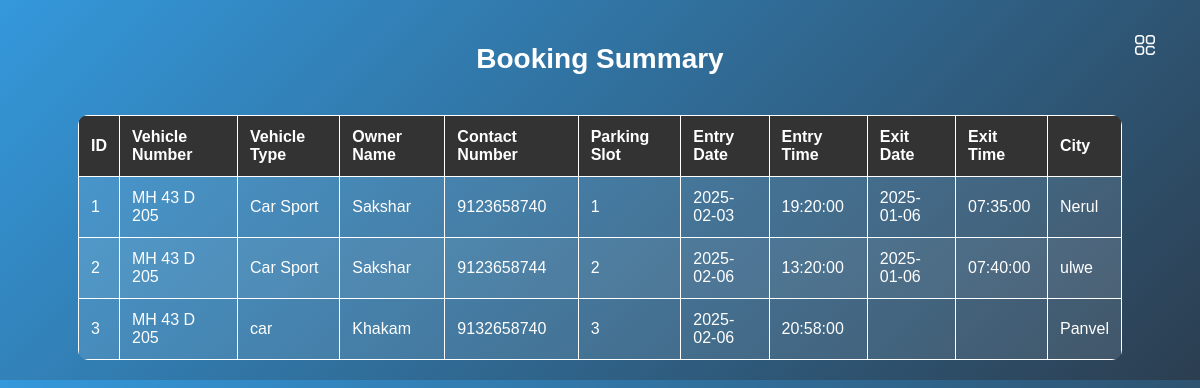
Screenshot of /show1.php with the database file from the repository.
### tables this page shows
CREATE TABLE `slot` (
  `ID` int(11) NOT NULL,
  `VehicleNumber` varchar(20) NOT NULL,
  `VehicleType` varchar(50) NOT NULL,
  `OwnerName` varchar(100) NOT NULL,
  `ContactNumber` varchar(15) NOT NULL,
  `ParkingSlot` int(11) NOT NULL,
  `EntryDate` date NOT NULL,
  `EntryTime` time NOT NULL,
  `ExitDate` date DEFAULT NULL,
  `ExitTime` time DEFAULT NULL,
  `City` varchar(100) NOT NULL
);

### show1.php (the view, shortened to what this page needs)
<?php
$conn = new mysqli('localhost', 'root', '', 'mini-project');
$query = "SELECT * FROM slot";
$result = $conn->query($query);
?>
<!DOCTYPE html>
<html lang="en">
<head>
</head>
<body>
<h2>Booking Summary</h2>
        <div id="menuBtn">
            <img src="./images/menu.png" id="menu">
        </div>
<table>
    <thead>
        <tr>
            <th>ID</th>
            <th>Vehicle Number</th>
            <th>Vehicle Type</th>
            <th>Owner Name</th>
            <th>Contact Number</th>
            <th>Parking Slot</th>
            <th>Entry Date</th>
            <th>Entry Time</th>
            <th>Exit Date</th>
            <th>Exit Time</th>
            <th>City</th>
        </tr>
    </thead>
    <tbody>
        <?php while ($row = $result->fetch_assoc()) : ?>
            <tr>
                <td><?= $row['ID'] ?></td>
                <td><?= $row['VehicleNumber'] ?></td>
                <td><?= $row['VehicleType'] ?></td>
                <td><?= $row['OwnerName'] ?></td>
                <td><?= $row['ContactNumber'] ?></td>
                <td><?= $row['ParkingSlot'] ?></td>
                <td><?= $row['EntryDate'] ?></td>
                <td><?= $row['EntryTime'] ?></td>
                <td><?= $row['ExitDate'] ?></td>
                <td><?= $row['ExitTime'] ?></td>
                <td><?= $row['City'] ?></td>
            </tr>
        <?php endwhile; ?>
    </tbody>
</table>
</body>
</html>

### show1.php (style rules this page uses)
body { background: linear-gradient(135deg, #3498db, #2c3e50); font-family: 'Arial', sans-serif; color: #fff; margin: 0; padding: 20px; display: flex; flex-direction: column; align-items: center; }
h2 { text-align: center; color: #fff; font-size: 28px; margin-bottom: 20px; }
table { width: 90%; border-collapse: collapse; margin-top: 20px; background-color: rgba(255, 255, 255, 0.1); border-radius: 10px; overflow: hidden; }
th, td { border: 1px solid #fff; padding: 12px; text-align: left; }
th { background-color: #333; color: #fff; }
tr:nth-child(even) { background-color: rgba(255, 255, 255, 0.05); }
#menuBtn { width: 50px; height: 50px; text-align: center; position: fixed; right: 30px; top: 20px; z-index: 3; cursor: pointer; }
#menuBtn img { width: 20px; margin-top: 15px; }

### rows the page displays
slot: ID "1", VehicleNumber "MH 43 D 205", VehicleType "Car Sport", OwnerName "Sakshar", ContactNumber "9123658740", ParkingSlot "1", EntryDate "2025-02-03", EntryTime "19:20:00", ExitDate "2025-01-06", ExitTime "07:35:00", City "Nerul"
slot: ID "2", VehicleNumber "MH 43 D 205", VehicleType "Car Sport", OwnerName "Sakshar", ContactNumber "9123658744", ParkingSlot "2", EntryDate "2025-02-06", EntryTime "13:20:00", ExitDate "2025-01-06", ExitTime "07:40:00", City "ulwe"
slot: ID "3", VehicleNumber "MH 43 D 205", VehicleType "car", OwnerName "Khakam", ContactNumber "9132658740", ParkingSlot "3", EntryDate "2025-02-06", EntryTime "20:58:00", City "Panvel"
